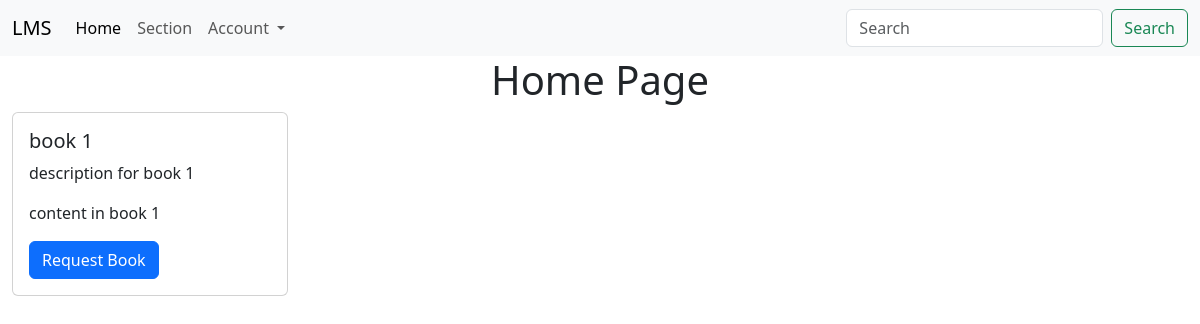
Before: / with the older database file.
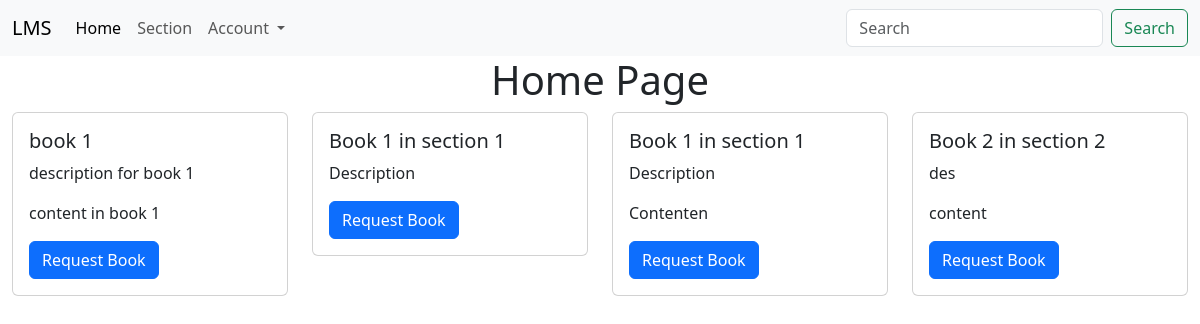
After: the same page with the newer database file.
### app/models.py (models this page shows)
class Book(db.Model):
    __tablename__ = "books"
    book_id = db.Column(db.Integer, autoincrement=True, primary_key=True)
    title = db.Column(db.String, nullable=False)
    description = db.Column(db.String, nullable=True)
    content = db.Column(db.String, nullable=False)
    author = db.Column(db.String, nullable=False)
    section_id = db.Column(
        db.Integer, db.ForeignKey("sections.section_id"), nullable=True
    )

### main.py (the view)
@app.route("/")
def homepage():
    if request.method == "GET":
        search = request.args.get("search")
        if search:
            books = Book.query.filter(Book.title.like(search)).all()
            books += Book.query.filter(Book.description.like(search)).all()
            books += Book.query.filter(Book.author.like(search)).all()
        else:
            books = Book.query.all()
    return render_template("homepage.html", books=books)

### templates/homepage.html
{% extends "base.html" %}
{% block content %}
<h1 class="d-flex justify-content-center align-items-center">Home Page</h1>
<div class="row mt-2 p-0 mx-0">
    {% for book in books %}
    <div class="col-3">
        <div class="card">
            <div class="card-body">
                <h5 class="card-title">{{ book.title }}</h5>
                <p class="card-text">{{ book.description}}</p>
                <p class="card-text">{{ book.content}}</p>
                {% if session['role'] != 'admin' %}
                <form action="/issue/{{book.book_id}}" method="POST">
                    <button type="submit" class="btn btn-primary">Request Book</button>
                </form>
                {% endif %}
            </div>
        </div>
    </div>
    {% endfor %}
</div>
{% endblock%}

### templates/base.html (shortened to what this page needs)
<!DOCTYPE html>
<html lang="en">
<head>
    <link href="https://cdn.jsdelivr.net/npm/bootstrap@5.3.3/dist/css/bootstrap.min.css" rel="stylesheet"
>
</head>
<body>
    <nav class="navbar navbar-expand-lg bg-body-tertiary">
        <div class="container-fluid">
            <a class="navbar-brand" href="#">LMS</a>
            <div class="collapse navbar-collapse" id="navbarScroll">
                <ul class="navbar-nav me-auto my-2 my-lg-0 navbar-nav-scroll" style="--bs-scroll-height: 100px;">
                    <li class="nav-item">
                        <a class="nav-link active" aria-current="page" href="/">Home</a>
                    </li>
                    <li class="nav-item">
                        <a class="nav-link" aria-current="page" href="/sections">Section</a>
                    </li>
                    <li class="nav-item dropdown">
                        <a class="nav-link dropdown-toggle" href="#" role="button" data-bs-toggle="dropdown"
                            aria-expanded="false">
                            Account
                        </a>
                    </li>
                </ul>
                <form class="d-flex" action="/" method="get" role="search">
                    <input class="form-control me-2" name="search" type="search" placeholder="Search"
                        aria-label="Search">
                    <button class="btn btn-outline-success" type="submit">Search</button>
                </form>
            </div>
        </div>
    </nav>
    {% block content %}
    {% endblock %}
</body>
</html>

Changed rows visible on the page:
added Book: title "Book 1 in section 1", description "Description"
added Book: title "Book 1 in section 1", description "Description", content "Contenten"
added Book: title "Book 2 in section 2", description "des", content "content"
